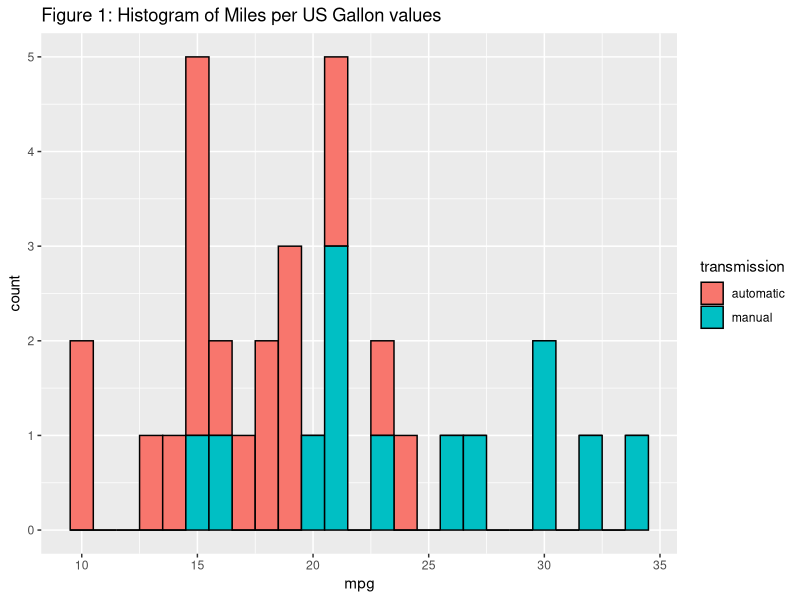
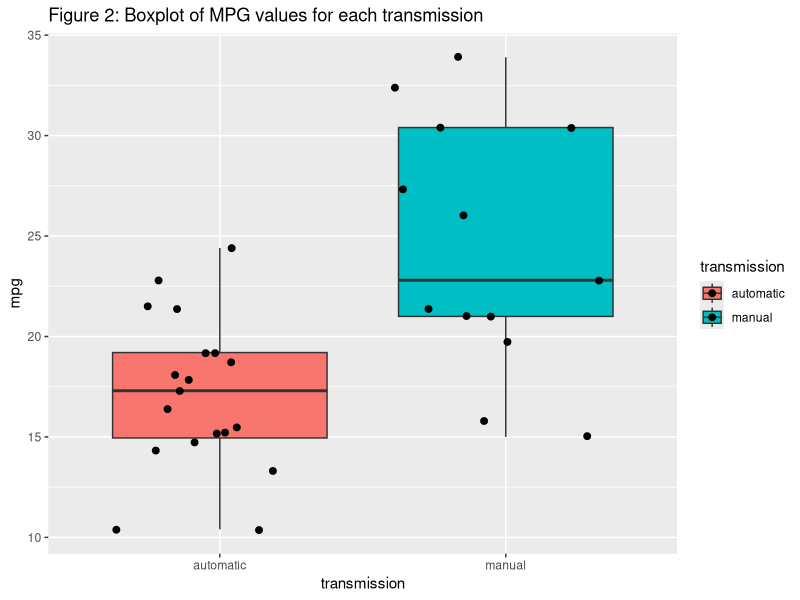
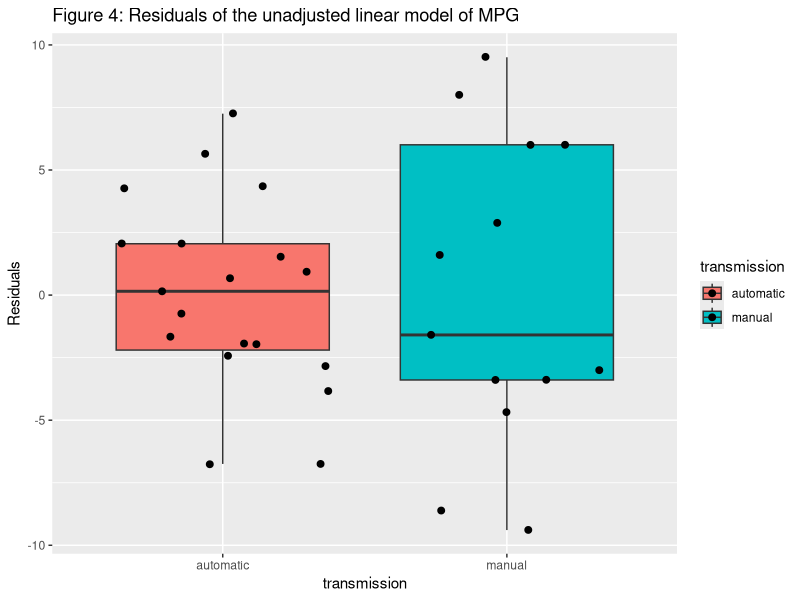

Recreate these plots in R, in order. (Note: this script raises an error after producing the figures.)
## ---- chunk 1
data(mtcars)
## ---- chunk 2
mtcars$transmission <- factor(mtcars$am, labels = c("automatic", "manual"))
mtcars <- subset(mtcars, select = -c(9))
## ---- chunk 3
library(ggplot2)
g1 <- ggplot(mtcars, aes(x=mpg, fill = transmission)) + 
  geom_histogram(binwidth = 1, col = "black") +
  ggtitle('Figure 1: Histogram of Miles per US Gallon values')
g2 <- ggplot(mtcars, aes(x=transmission, y=mpg, fill = transmission)) +
  geom_boxplot(adjust = 1) + geom_jitter(size = 2) +
  ggtitle('Figure 2: Boxplot of MPG values for each transmission')
## ---- chunk 4
library(stats);library(graphics);library(GGally)
g3 <- ggpairs(subset(mtcars, select = c(1,2,3,5,9,11)),
              colour = 'transmission', alpha = 0.6, 
              title = "Figure 3: Pair relationships in the mtcars dataset. Blue: manual, Red: automatic")
## ---- chunk 5
unadj.model <-lm(mpg ~ transmission, data=mtcars)
coeff <- summary(unadj.model)$coefficients
unadj.interv <- coeff[2,1] + c(-1,1) * qt(0.975, df = unadj.model$df) * coeff[2,2]
coeff
## ---- chunk 6
g4 <- ggplot(mtcars, aes(x = transmission, y = resid(unadj.model), fill = transmission)) +
  geom_boxplot(adjust = 1) + geom_jitter(size = 2) +
  ylab("Residuals") +
  ggtitle("Figure 4: Residuals of the unadjusted linear model of MPG")
## ---- chunk 7
library(car)
fit <- lm(mpg ~ ., data=mtcars)
vif(fit)
## ---- chunk 8
a <- summary(unadj.model)$cov.unscaled[2,2]
vars = list()
hp.model <- update(unadj.model, mpg ~ transmission + hp)
vars <- append(vars, summary(hp.model)$cov.unscaled[2,2] / a)
drat.model <- update(unadj.model, mpg ~ transmission + drat)
vars <- append(vars, summary(drat.model)$cov.unscaled[2,2] / a)
qsec.model <- update(unadj.model, mpg ~ transmission + qsec)
vars <- append(vars, summary(qsec.model)$cov.unscaled[2,2] / a)
vs.model <- update(unadj.model, mpg ~ transmission + vs)
vars <- append(vars, summary(vs.model)$cov.unscaled[2,2] / a)
gear.model <- update(unadj.model, mpg ~ transmission + gear)
vars <- append(vars, summary(gear.model)$cov.unscaled[2,2] / a)
carb.model <- update(unadj.model, mpg ~ transmission + carb)
vars <- append(vars, summary(carb.model)$cov.unscaled[2,2] / a)
str(vars)
## ---- chunk 9
summary(cyl2.model)$cov.unscaled[2,2] / b
hp2.model <- update(carb.model, mpg ~ transmission + hp + carb)
summary(hp2.model)$cov.unscaled[2,2] / b
drat2.model <- update(carb.model, mpg ~ transmission + drat + carb)
summary(drat2.model)$cov.unscaled[2,2] / b
qsec2.model <- update(carb.model, mpg ~ transmission + qsec + carb)
summary(qsec2.model)$cov.unscaled[2,2] / b
vs2.model <- update(carb.model, mpg ~ transmission + vs + carb)
summary(vs2.model)$cov.unscaled[2,2] / b
## ---- chunk 10
adj.coeff <- summary(qsec2.model)$coefficients
adj.interv <- adj.coeff[2,1] + c(-1,1) * qt(0.975, df = qsec2.model$df) * adj.coeff[2,2]
## ---- chunk 11
g1
g2
## ---- chunk 12
g3
## ---- chunk 13
g4
par(mfrow = c(2,2))
plot(qsec2.model)
title("Figure 5: Residual plot of the final model")
